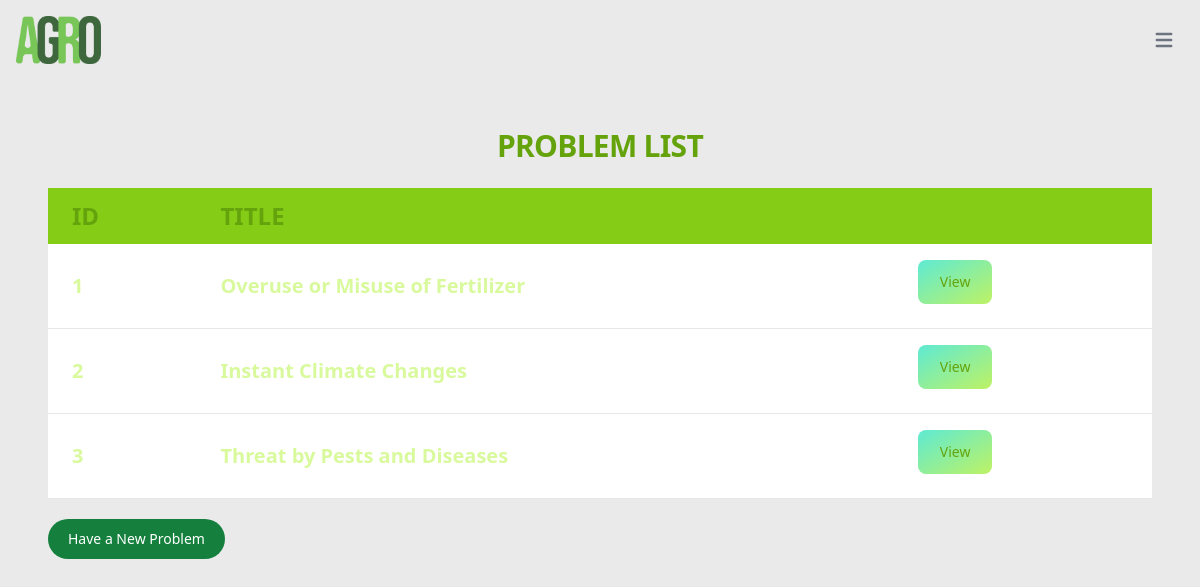
Before: /myapp/problemlistview/ with the older database file.
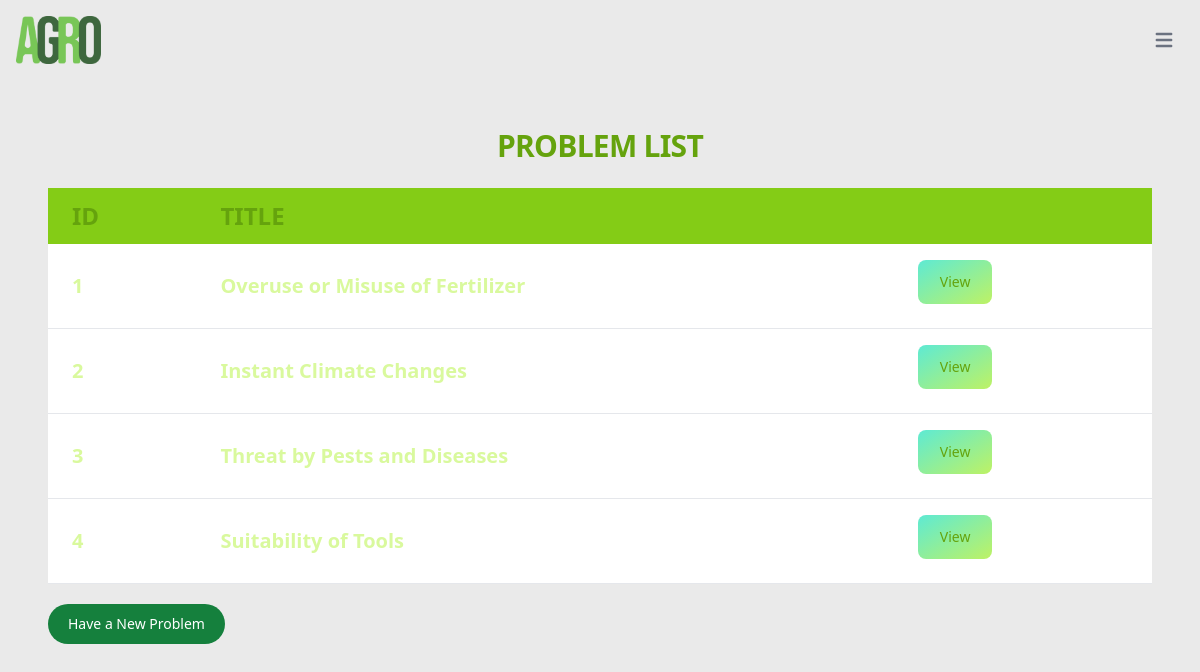
After: the same page with the newer database file.
### myapp/models.py (models this page shows, shortened)
class Problem(models.Model):
    title = models.CharField(max_length=100)
    description = models.CharField(max_length=500,null=True)

### myapp/views.py (the view)
# urls.py: path('problemlistview/', ProblemListView.as_view()),
class ProblemListView(ListView):
    template_name_suffix = "_index"
    model = Problem

### myapp/templates/myapp/problem_index.html (shortened to what this page needs)
{% load static tailwind_tags %}
{% load static %}
<html>
    <head>
        {% tailwind_css %}
    </head>
    <body style="background-color: #EAEAEA; background-size: 100%; background-repeat:no-repeat; background-image: url('{% static "myapp/images/cover1.jpg" %}');">
        <div>
            <nav class="">
              <div class="max-w-screen-xl flex flex-wrap items-center justify-between mx-auto p-4">
                <a href="#" class="flex items-center">
                    <img src="{% static 'myapp/images/agrologo.png' %}" class="h-12 " alt="Flowbite Logo" />
                </a>
                <button data-collapse-toggle="navbar-hamburger" type="button" class="inline-flex items-center p-2 ml-3 text-sm text-gray-500 rounded-lg hover:bg-gray-100 focus:outline-none focus:ring-2 focus:ring-gray-200 dark:text-gray-400 dark:hover:bg-gray-700 dark:focus:ring-gray-600" aria-controls="navbar-hamburger" aria-expanded="true">
                </button>
              </div>
            </nav>
        </div>
        <h1 class="mb-4 text-4xl text-center font-bold leading-none tracking-tight text-lime-600 md:text-3xl lg:text-3xl dark:text-lime-600 mt-12"> PROBLEM LIST </h1>
        <div class="relative overflow-x-auto block py-2 pl-12 pr-12">
            <table class="w-full text-sm text-left text-lime-600 dark:text-lime-600">
                <thead class="text-2xl text-lime-600 uppercase bg-lime-500 dark:bg-lime-500 dark:text-white">
                    <tr>
                        <th scope="col" class="px-6 py-3">
                            ID
                        </th>
                        <th scope="col" class="px-6 py-3">
                            Title
                        </th>
                        <th scope="col" class="px-6 py-3">
                        </th>
                    </tr>
                </thead>
                <tbody>
                    {% for problem in object_list %}
                        <tr class="bg-white border-b dark:bg-slate-200 dark:border-white">
                            <th scope="row" class="px-6 py-4 font-bold text-xl text-lime-200 whitespace-nowrap dark:text-lime-800">
                                {{problem.id}}
                            </th>
                            <td class="px-6 py-4 font-bold text-xl text-lime-200 whitespace-nowrap dark:text-lime-800">
                                {{problem.title}}
                            </td>
                            <td class="px-6 py-4">
                                <a href="problemdetailview/{{problem.id}}" class="font-medium text-blue-600 dark:text-blue-500 hover:underline">
                                    <button class="relative inline-flex items-center justify-center p-0.5 mb-2 mr-2 overflow-hidden text-sm font-medium text-gray-900 rounded-lg group bg-gradient-to-br from-teal-300 to-lime-300 group-hover:from-teal-300 group-hover:to-lime-300 dark:text-white dark:hover:text-gray-900 focus:ring-4 focus:outline-none focus:ring-lime-200 dark:focus:ring-lime-800">
                                        <span class="relative px-5 py-2.5 transition-all ease-in duration-75 text-lime-600 dark:bg-slate-200 rounded-md group-hover:bg-opacity-0">
                                            View
                                        </span>
                                    </button>
                                </a>
                            </td>
                        </tr>
                    {% endfor %}
                </tbody>
            </table>
        </div>
        <div class="ml-12">
            <a href="problemcreateview">
                <button type="button" class="mt-3 text-white bg-green-700 hover:bg-green-800 focus:outline-none focus:ring-4 focus:ring-green-300 font-medium rounded-full text-sm px-5 py-2.5 text-center mr-2 mb-2 dark:bg-green-600 dark:hover:bg-green-700 dark:focus:ring-green-800">
                    Have a New Problem
                </button>
            </a>
        </div>
    </body>
</html>

Changed rows visible on the page:
added Problem: id "4", title "Suitability of Tools"
